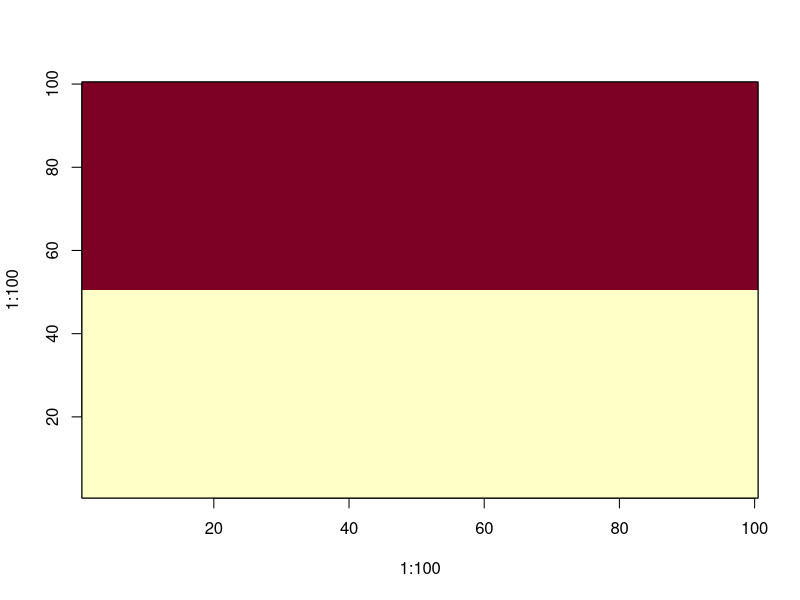
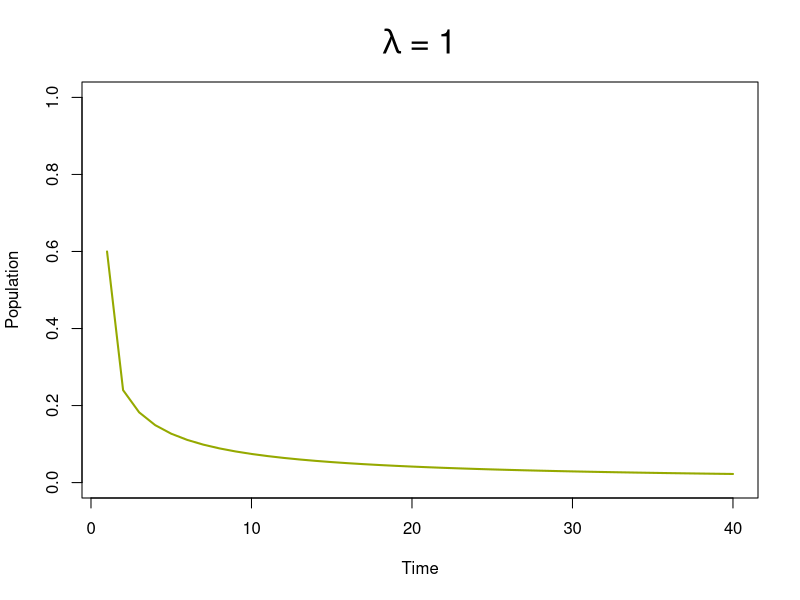
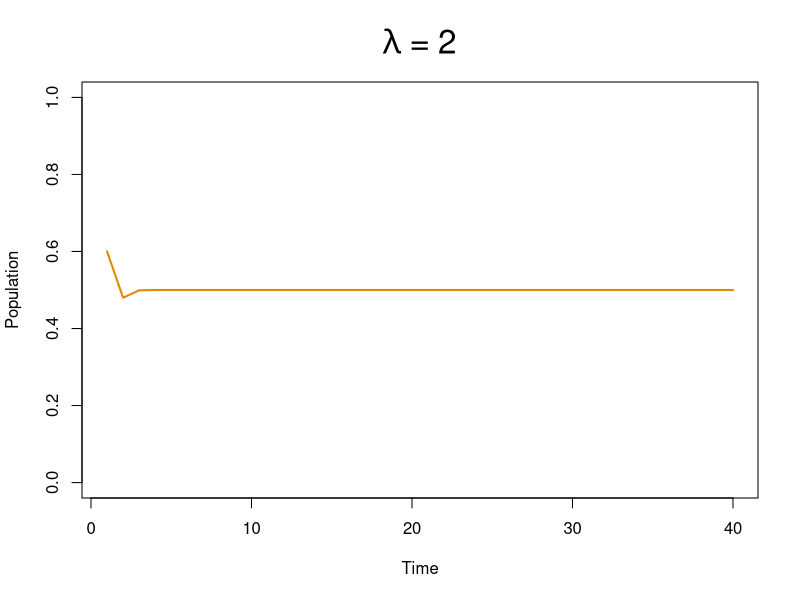
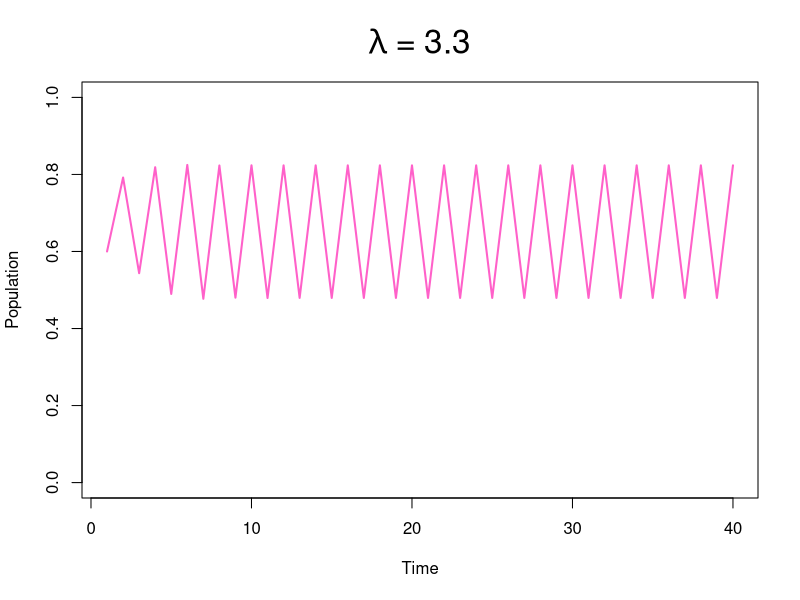
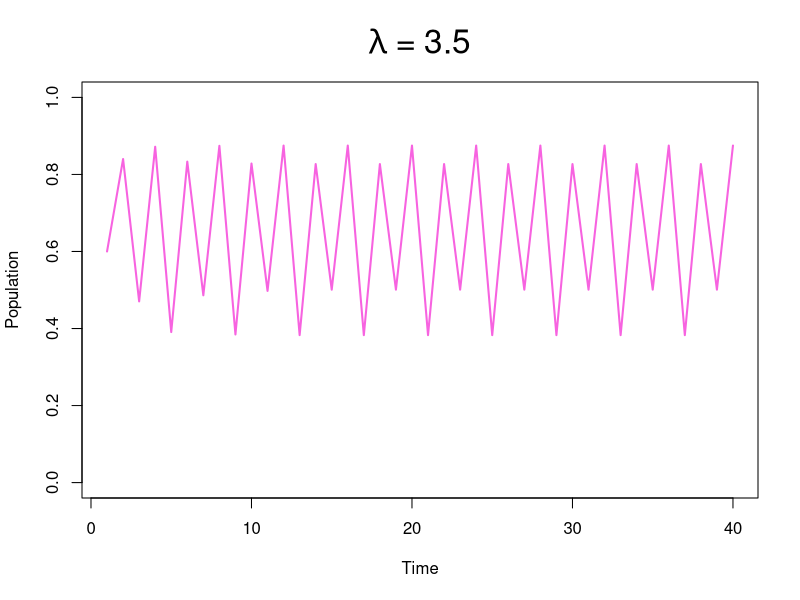
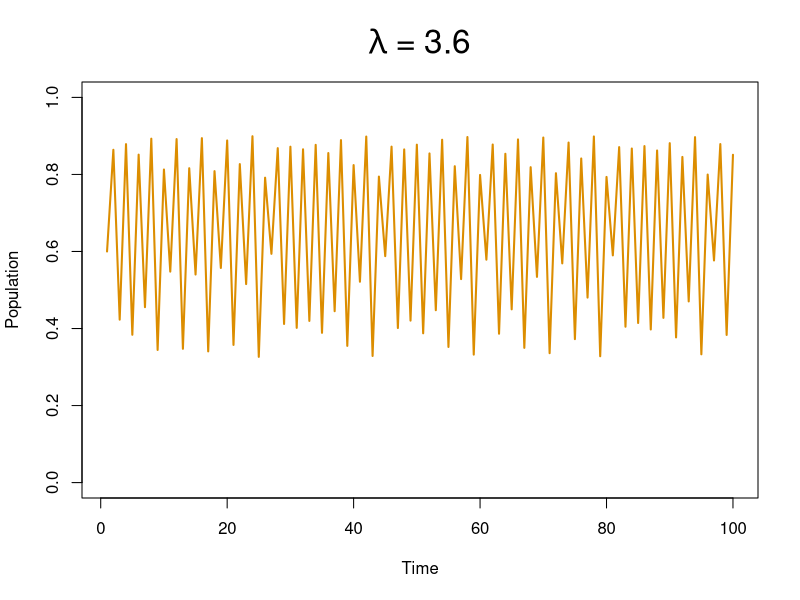
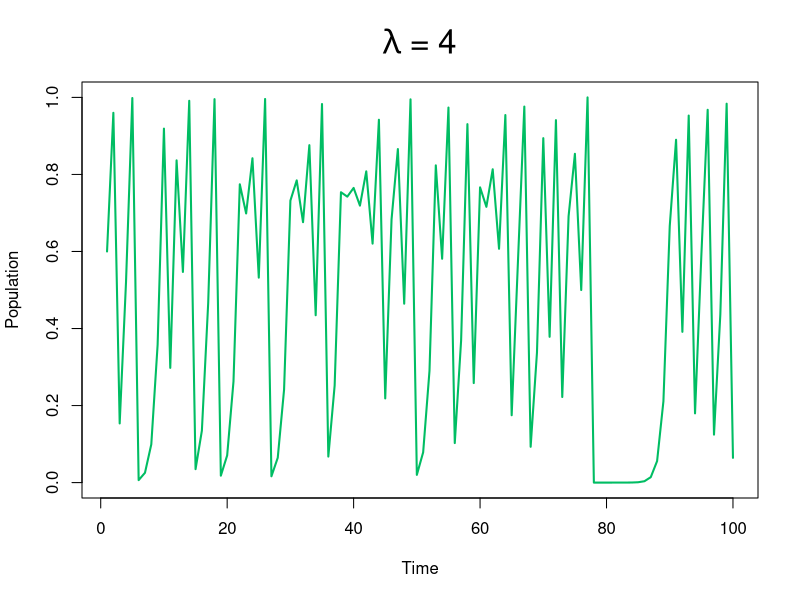
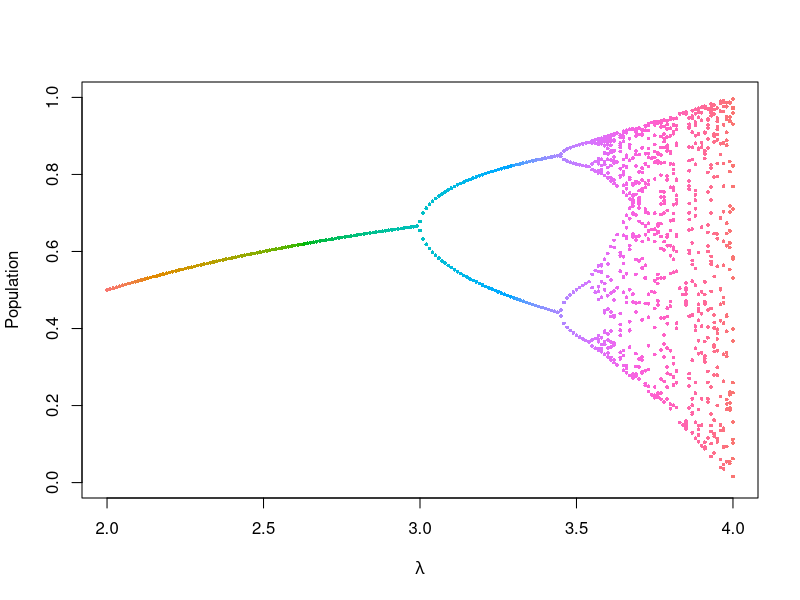

Reproduce these figures in R, in order.
# Chapter 23 - Simulation Models
library(scales)

plot_dir <- "Plots/"

# Density-dependent processes: Try different lambda
# This is Bifurcation process :)
quad_fn <- function(x1, lambda, n) {
  x <- numeric(n)
  x[1] <- x1
  
  for (t in 2:n) {
    x[t] <- lambda * x[t-1] * (1 - x[t - 1])
  }
  
  plot(1:n, x, 
       type = "l", 
       ylim = c(0, 1),
       xlab = "Time",
       ylab = "Population",
       main = substitute(paste(lambda, " = ", a), list(a = lambda)),
       cex.main =2,
       lwd = 2,
       col = hue_pal()(100)[sample(1:100, 1)])
}

pdf(paste0(plot_dir, "Density_Dependent_Processes.pdf"), width = 6, height = 4)
# lambda = 1: population collapse (extinction)
quad_fn(0.6, 1, 40)
# No change after initial drop: Stable Point Equilibrium
quad_fn(0.6, 2, 40)
# Two-Point Cycles
quad_fn(0.6, 3.3, 40)
# 4-Point Cycles
quad_fn(0.6, 3.5, 40)
# Critical Value at lambda = 3.6
quad_fn(0.6, 3.6, 100)
# Chaotic Behavior
quad_fn(0.6, 4, 100)

dev.off()

# Function to investigate the route to chaos
chaos_fn <- function(x1, lambda, n1, n2) {
  x <- numeric(n2)
  x[1] <- x1
  
  for (t in 2:n2) {
    x[t] <- lambda * x[t-1] * (1 - x[t - 1])
  }
  
  x[n1:n2]
}

pdf(paste0(plot_dir, "Bifurcation_Process.pdf"), width = 6, height = 4)
plot(c(2,4), c(0,1), 
     type="n", 
     xlab = substitute(paste(lambda)),
     ylab = "Population")

for (i in seq (2, 4, 0.01)) {
  outs <- chaos_fn(0.6, i, 380, 400)
  points(rep(i, length(outs)), outs, col = hue_pal()(201)[i * 100 - 199], 
         pch=16, cex = 0.5)
}
dev.off()

################################################################################
# Spatial Simulation Models
## Set parameters that will keep the simulation running
m <- 0.15
e <- 0.1
s <- (1 - e)

N <- matrix(rep(0, 10000), nrow = 100)
xs <- sample(1:100, replace = TRUE)
ys <- sample(1:100, replace = TRUE)

# Randomly pick 100 patches out of 10000 and populate them
for (i in 1:100){
  N[xs[i], ys[i]] <- 1
}

pdf(paste0(plot_dir, "Meta_population_dynamics.pdf"), width = 6, height = 6)
image(1:100, 1:100, N)
box(col = "black")
dev.off()

# Run a simulation over 1000 generations
for (t in 1:1000) {
  S <- matrix(runif(10000), nrow = 100)
  # If S > s -> die, else survive
  N <- N * (S < s)
  # migration
  im <- floor(sum(N * m))
  placed <- matrix(sample(c(rep (1, im), rep(0, 10000 - im))), nrow = 100)
  N <- N + placed
  N <- apply(N, 2, function(x) ifelse(x > 1, 1, x))
}

pdf(paste0(plot_dir, "Meta_population_1000_Gens.pdf"), width = 6, height = 6)
image(1:100, 1:100, N)
box(col = "black")
dev.off()

# Proportion of occupancy: ~ 0.3
sum(N)/length(N)

# Co-Existence Model: Set-up
pdf(paste0(plot_dir, "Co_existence_setup.pdf"), width = 6, height = 6)
plot(c(0, 1), c(0, 1),
     xaxt = "n", 
     yaxt = "n",
     type = "n", 
     xlab = "", 
     ylab = "")

abline(v = c(1 / 3, 2 / 3))
abline(h = c(1 / 3, 2 / 3))
text(x = rep(c(1 / 6, 3 / 6, 5 / 6), 3)[-5],
     y = rep(c(5 / 6, 3 / 6, 1 / 6), each = 3)[-5],
     labels = (1:9)[-9])
text(3 / 6, 3 / 6, "target cell")
dev.off()

# Set up the margins
margins <- function (N) {
  edges <- matrix (rep (0, 10404), nrow = 102)
  edges[2:101, 2:101] <- N
  edges[1, 2:101] <- N[100,]
  edges[102, 2:101] <- N[1,]
  edges[2:101, 1] <- N[,100]
  edges[2:101, 102] <- N[,1]
  edges[1, 1] <- N[100, 100]
  edges[102, 102] <- N[1, 1]
  edges[1, 102] <- N[100, 1]
  edges[102, 1] <- N[1, 100]
  edges
}

# Neighborhood function
nhood <- function (X, i, j) {
  sum(X[(i - 1):(i + 1), (j - 1):(j + 1)] == 1)
}

# the reproductive rates of species A and B, 
RA <- 3
RB <- 2.0
# the death (d) and survival (s) rates of adults 
d <- 0.25
s <- (1 - d)

# Threshold number (T) of species A
T <- 6

# Half of universe is A, other half is B
N <- matrix(c(rep (1, 5000), rep(2, 5000)), nrow = 100)
image(1:100, 1:100, N)
box(col = "black")

# Run over 1000 generations
for (t in 1:1000) {
  S <- 1 * (matrix (runif(10000), nrow = 100) < s)
  N <- N * S
  space <- 10000 - sum (S)
  nt <- margins(N)
  tots <- matrix(rep (0, 10000), nrow = 100)
  for (a in 2:101) {
    for (b in 2:101) {
      tots[a - 1, b - 1] <- nhood(nt, a, b)
    }
  }
  seedsA <- sum(N == 1) * RA
  seedsB <- sum(N == 2) * RB
  all_seeds <- seedsA + seedsB
  fA <- seedsA / all_seeds
  fB <- 1 - fA
  setA <- ceiling(10000 * fA)
  placed <- matrix(sample (c(rep (1, setA), rep (2, 10000 - setA))), nrow = 100)
  for (i in 1:100) {
    for (j in 1:100) {
      if (N[i,j] == 0) {
        if (placed[i,j] == 2) {
          N[i,j] <- 2
        } else {
          if (tots[i,j] >= T) {
            N[i,j] <- 2
          } else {
            N[i,j] <- 1
          }
        }
      }
    }
  }
}

pdf(paste0(plot_dir, "Co_existence_1000_Gens.pdf"), width = 6, height = 6)
image(1:100, 1:100, N)
box(col = "black")
dev.off()

# Dynamic Interactions: Species and Parasite


migration <- function (edges) {
  migs <- matrix(rep(0, 10000), nrow = 100)
  for (a in 2:101) {
    for (b in 2:101) {
      migs[a - 1, b - 1] <- nhood(edges, a, b)
    }
  }
  migs
}
